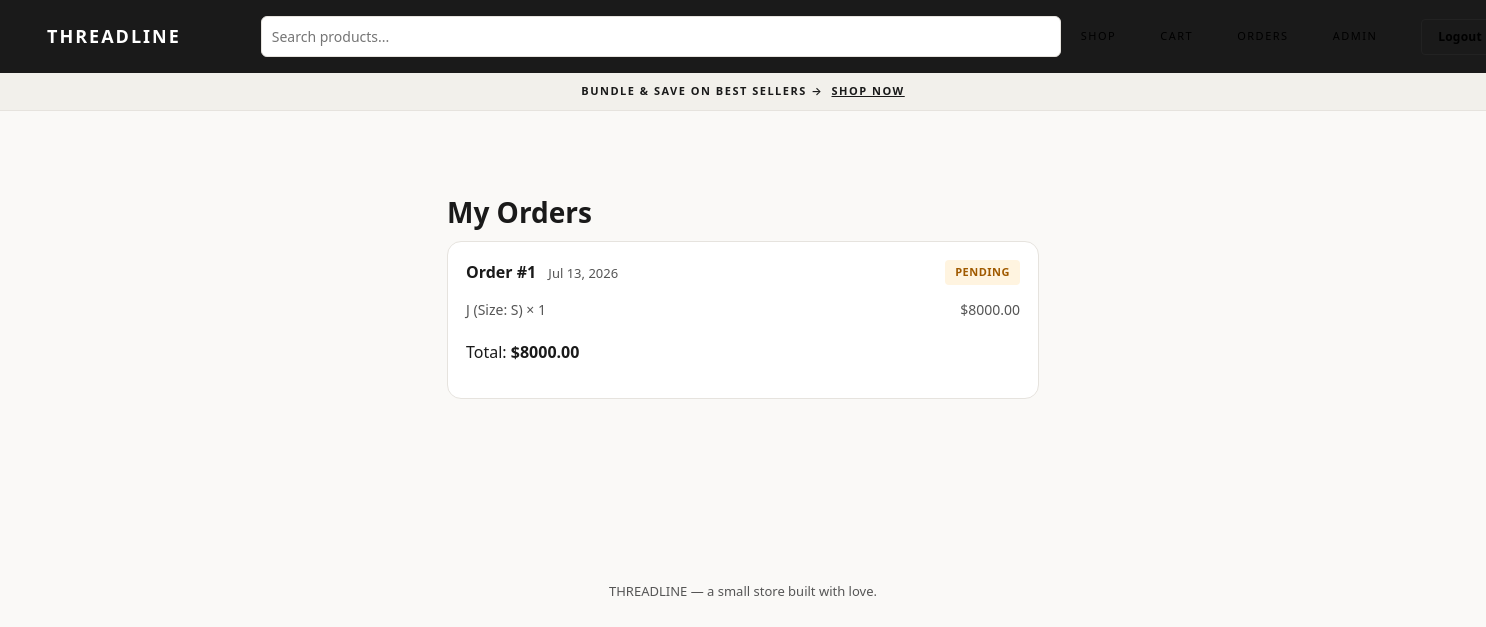
The app's page /my-orders (signed in), older data.
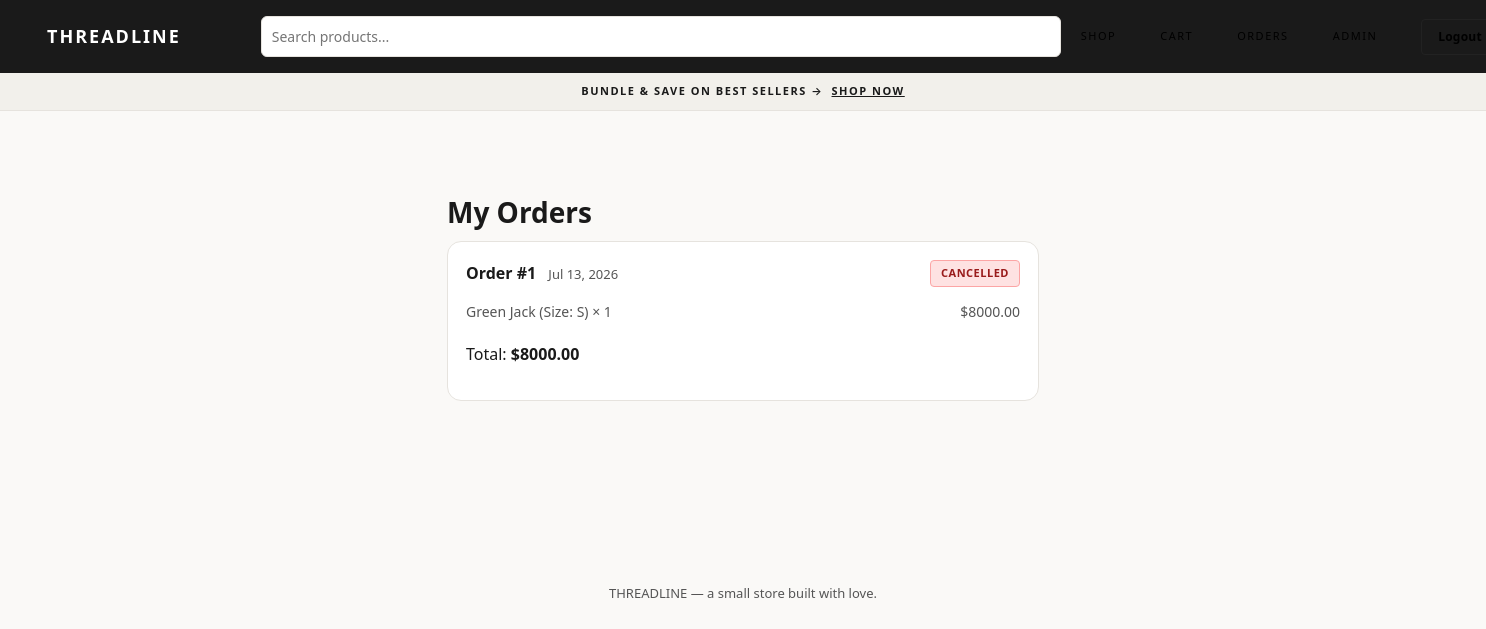
The same page, newer data.
### website/models.py (models this page shows)
class Order(db.Model):
    id = db.Column(db.Integer, primary_key=True)
    user_id = db.Column(db.Integer, db.ForeignKey('user.id'), nullable=False)
    date_created = db.Column(db.DateTime, default=datetime.utcnow)
    status = db.Column(db.String(50), default='Pending')
    total = db.Column(db.Float, nullable=False)
    items = db.relationship('OrderItem', backref='order', lazy=True)

class OrderItem(db.Model):
    id = db.Column(db.Integer, primary_key=True)
    order_id = db.Column(db.Integer, db.ForeignKey('order.id'), nullable=False)
    product_id = db.Column(db.Integer, db.ForeignKey('product.id'), nullable=False)
    size = db.Column(db.String(20), nullable=False)
    quantity = db.Column(db.Integer, default=1)
    price_at_purchase = db.Column(db.Float, nullable=False)
    product = db.relationship('Product')

class Product(db.Model):
    id = db.Column(db.Integer, primary_key=True)
    name = db.Column(db.String(150), nullable=False)
    price = db.Column(db.Float, nullable=False)
    description = db.Column(db.String(500))
    image_url = db.Column(db.String(300))
    category = db.Column(db.String(100), default='Uncategorized')
    variants = db.relationship('Variant', backref='product', lazy=True)

### website/views.py (the view)
@views.route('/my-orders')
@login_required
def my_orders():
    orders = Order.query.filter_by(user_id=current_user.id).order_by(Order.date_created.desc()).all()
    return render_template('my_orders.html', orders=orders)

### website/templates/my_orders.html (shortened to what this page needs)
{% extends "base.html" %}
{% block content %}
<div class="page-narrow">
    <h1>My Orders</h1>
    {% if orders %}
        {% for order in orders %}
            <div class="order-card">
                <div class="order-card-header">
                    <div>
                        <strong>Order #{{ order.id }}</strong>
                        <span class="order-date">{{ order.date_created.strftime('%b %d, %Y') }}</span>
                    </div>
                    <span class="status-badge status-{{ order.status|lower }}">{{ order.status }}</span>
                </div>
                <div class="order-items">
                    {% for item in order.items %}
                        <div class="order-item-row">
                            <span>{{ item.product.name }} (Size: {{ item.size }}) &times; {{ item.quantity }}</span>
                            <span>${{ '%.2f'|format(item.price_at_purchase * item.quantity) }}</span>
                        </div>
                    {% endfor %}
                </div>
                <p class="cart-summary-total">Total: <strong>${{ '%.2f'|format(order.total) }}</strong></p>
            </div>
        {% endfor %}
    {% else %}
        <p class="empty-state">You haven't placed any orders yet.</p>
        <a href="/" class="btn-primary">Start Shopping</a>
    {% endif %}
</div>
{% endblock %}

Row changes from the older to the newer data that the page shows:
changed Order id 1: status "PENDING" → "CANCELLED"
changed through a linked row, OrderItem: product.name "J" → "Green Jack"
